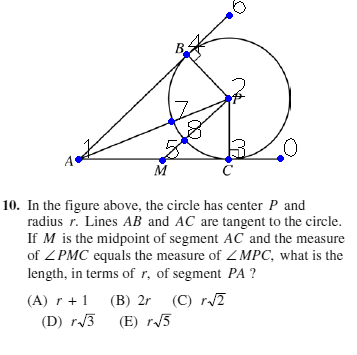
#> input picture images/core.png, 357 x 355 px
$ python -i parse_image_segments.py   (imports and definitions only)
#> lines starting #> are read from the running program, lines starting #| are printed output that depends on the picture; after the words box and inside, x2 and y2 are one past the last pixel; in counts of white or black regions, pixels touching at a corner belong together
from scipy import ndimage
import cv2
import numpy as np

from geosolver.diagram.states import ImageSegment, ImageSegmentParse
from geosolver.ontology.instantiator_definitions import instantiators

__author__ = 'minjoon'


def parse_image_segments(image):
    kernel = np.ones((3,3), np.uint8)
    block_size = 13
    c = 20
    min_area = 20
    min_height = 3
    min_width = 3

    image_segments = _get_image_segments(image, kernel, block_size, c)
    diagram_segment, label_segments = _get_diagram_and_label_segments(image_segments, min_area, min_height, min_width)
    image_segment_parse = ImageSegmentParse(image, diagram_segment, label_segments)
    return image_segment_parse


def _get_image_segments(image, kernel, block_size, c):
#> called with kernel = array of shape (3, 3), block_size = 13, c = 20
    binarized_image = cv2.adaptiveThreshold(image, 255, cv2.ADAPTIVE_THRESH_GAUSSIAN_C,
                                            cv2.THRESH_BINARY_INV, block_size, c)
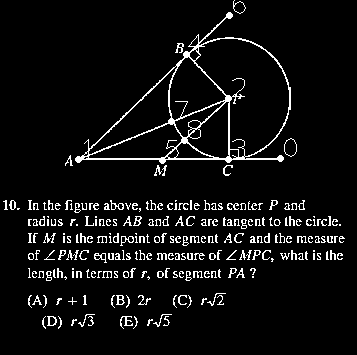
#> binarized_image: shape (355, 357); 6.2% white in thin lines or dots, all inside (x1, y1, x2, y2) = (3, 0, 345, 329)

    labeled, nr_objects = ndimage.label(binarized_image, structure=kernel)
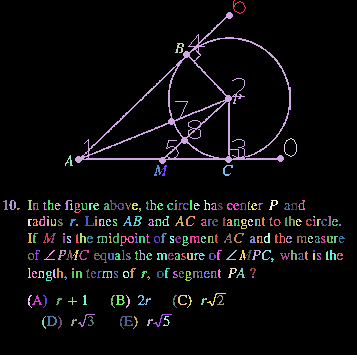
#> labeled: shape (355, 357) int32; 235 distinct labels, from 0 to 234; one colour per label, 0 black
#> nr_objects = 234
    slices = ndimage.find_objects(labeled)
#> slices = 234 items

    image_segments = {}
    for idx, slice_ in enumerate(slices):
        offset = instantiators['point'](slice_[1].start, slice_[0].start)
        sliced_image = image[slice_]
        boolean_array = labeled[slice_] == (idx+1)
        segmented_image = 255- (255-sliced_image) * boolean_array
        pixels = set(instantiators['point'](x, y) for x, y in np.transpose(np.nonzero(np.transpose(boolean_array))))
        binarized_segmented_image = cv2.adaptiveThreshold(segmented_image, 255, cv2.ADAPTIVE_THRESH_GAUSSIAN_C,
                                                          cv2.THRESH_BINARY_INV, block_size, c)

        image_segment = ImageSegment(segmented_image, sliced_image, binarized_segmented_image, pixels, offset, idx)
        image_segments[idx] = image_segment
#> this loop made 1 pass
#> after the loop, image_segments = 0 items

    return image_segments


def _get_diagram_and_label_segments(image_segments, min_area, min_height, min_width):
    diagram_segment = max(image_segments.values(), key=lambda s: s.area)

    label_segments = {}
    for key, image_segment in image_segments.iteritems():
        if key == diagram_segment.key:
            continue
        a = image_segment.area >= min_area
        h = image_segment.shape[1] >= min_height
        w = image_segment.shape[0] >= min_width
        if a and h and w:
            label_segments[key] = image_segment

    return diagram_segment, label_segments

>>> import cv2
>>> picture = cv2.imread('../../images/core.png', cv2.IMREAD_GRAYSCALE)
#> (the run stopped early here; a loop or call above may not have finished)
